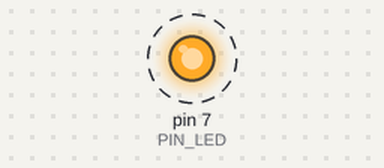
Recording of a sketch running on a simulated Arduino Uno, built with avr-gcc and run on an emulated ATmega328P. On the bench: output pins drawn as LEDs (lit = HIGH). Dashed ring = blinking.

Above: at 1.1 s.
Timing chart, 0 to 4.0 s (numbered marks = the images above):
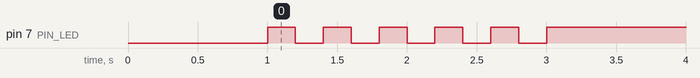

The sketch:

05_practice_2.ino
```cpp
#define PIN_LED 7

unsigned int toggle;
unsigned int count;

void setup() {
  Serial.begin(115200);
  pinMode(PIN_LED, OUTPUT);
  while (!Serial) {;}
  toggle = 0;
  count = 0;
  digitalWrite(PIN_LED, toggle);
  delay(1000);
}

void loop() {

  while(1)
  {
    if(count >= 10)
    {
        break;
    }
    toggle = toggle_state(toggle);
    digitalWrite(PIN_LED,toggle);
    delay(200);
    count++;
    //Serial.println(count);
  }
  digitalWrite(PIN_LED,1);
}

int toggle_state(int toggle) {
  if(toggle == 1)
  {
    return 0;
  }
  else if(toggle == 0)
  {
    return 1;
  }
}
```

Measured:
- by itself, pin 7 (PIN_LED): alternates HIGH for 0.20 s and LOW for 0.20 s, 11 changes in all, then stays HIGH
